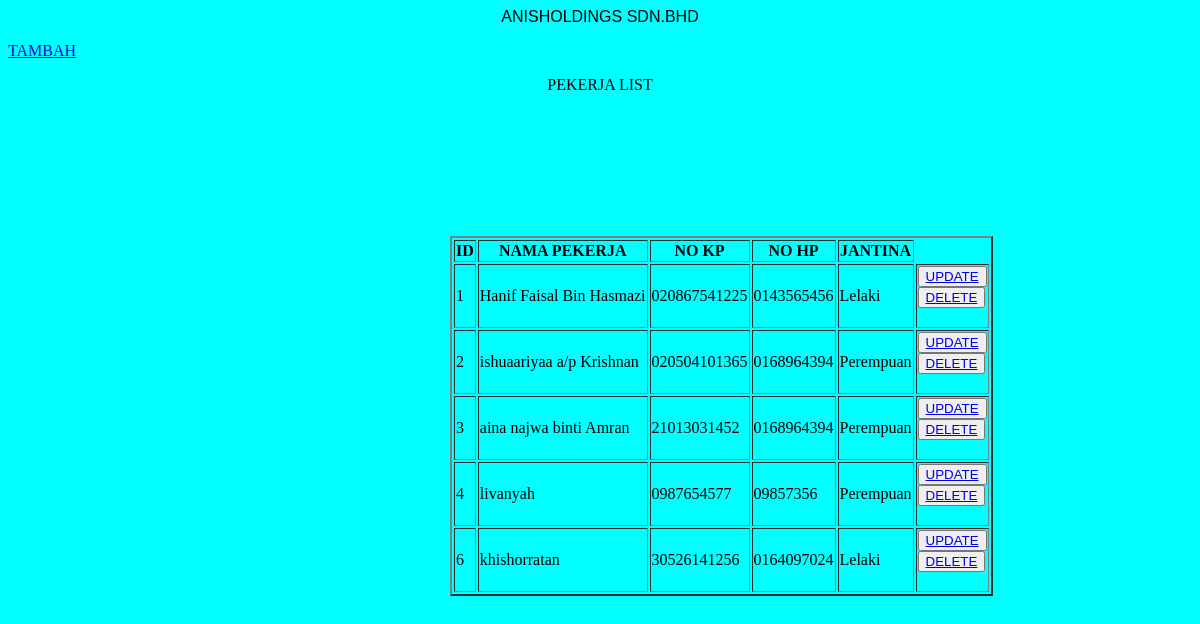
The page / on the database its author committed.
### tables this page shows
CREATE TABLE `info_pekerja` (
  `id` int(3) NOT NULL,
  `nama_pekerja` varchar(50) NOT NULL,
  `no_kp` varchar(12) NOT NULL,
  `jantina` varchar(50) NOT NULL,
  `no_hp` varchar(50) NOT NULL
);

### index.php (the view, shortened to what this page needs)
<?php
include "conn.php";
?>
<div>
  <div class="mb-5" ><p class="ROW1">ANISHOLDINGS SDN.BHD</p></div>
    <a class="p-3" href="tambah.php">TAMBAH</a>
<link rel="stylesheet" href="style.css">
</div>
<center><p class="text-white">PEKERJA LIST</p></center>
<div class="table ">
  <div class=" table">
        <table border=2>
          <thead>
            <tr>
              <th scope="col">
                ID
              </th>
              <th scope="col">
              NAMA PEKERJA
              </th>
              <th scope="col" >
                NO KP
              </th>
              <th scope="col" >
                NO HP
              </th>
              <th scope="col">
                JANTINA
              </th><br><br>
            </tr>
          </thead>
          <tbody>
            <?php
            $data = mysqli_query($con, "SELECT * FROM info_pekerja");
            while ($info = mysqli_fetch_array($data)) { ?>
                  <tr>
              <td>
                <?php echo $info["id"]; ?>
              </td>
              <td>
                <?php echo $info["nama_pekerja"]; ?>
              </td>
              <td>
              <?php echo $info["no_kp"]; ?>
              </td>
              <td>
              <?php echo $info["no_hp"]; ?>
              </td>
              <td>
                <?php echo $info["jantina"]; ?>
              <br></td><br>
              <td>
              <div>
                <button type="button"><a href="kemaskini.php?update_id=<?php echo $info["id"]; ?>">UPDATE</a></button>
    <div>
                <button type="button"><a href="padam.php?delete_id=<?php echo $info["id"]; ?>">DELETE</a></button><br><br>
            </div>
        </div>
    </div>
</div>
            </td>
              </tr>
<?php } ?>

### style.css (style rules this page uses)
.mb-5 { text-align: center; font-family: Impact, Haettenschweiler, 'Arial Narrow Bold', sans-serif; }
.table { position: fixed; left: 450px; border: 1; }

### rows shown on the page
info_pekerja: id "1", nama_pekerja "Hanif Faisal Bin Hasmazi", no_kp "020867541225", no_hp "0143565456", jantina "Lelaki"
info_pekerja: id "2", nama_pekerja "ishuaariyaa a/p Krishnan", no_kp "020504101365", no_hp "0168964394", jantina "Perempuan"
info_pekerja: id "3", nama_pekerja "aina najwa binti Amran", no_kp "21013031452", no_hp "0168964394", jantina "Perempuan"
info_pekerja: id "4", nama_pekerja "livanyah", no_kp "0987654577", no_hp "09857356", jantina "Perempuan"
info_pekerja: id "6", nama_pekerja "khishorratan", no_kp "30526141256", no_hp "0164097024", jantina "Lelaki"
